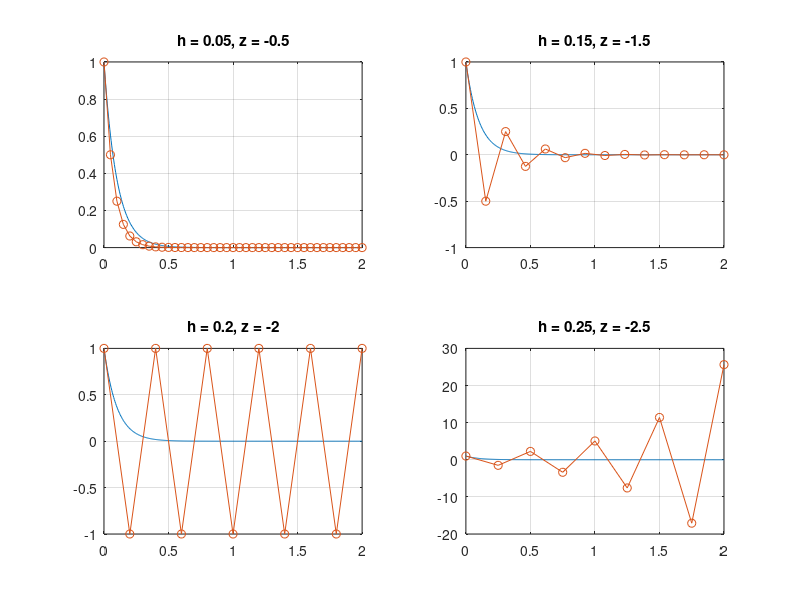

This figure's MATLAB source:
% Lecture 4, Example 2 - Absolute stability of explicit Euler (and RK4)
% Test equation: dy/dt = lam*y, lam = -10, y(0) = 1, t in [0, 2]
% Euler stable for h < 2/|lam| = 0.2; RK4 for h < 2.785/|lam| = 0.2785
clear; clc;
lam = -10; y0 = 1; tf = 2;
hs = [0.05 0.15 0.2 0.25];

disp('    h    z = h*lam   R_Euler   |y_N| Euler    R_RK4     |y_N| RK4');
figure;
for i = 1:numel(hs)
    h = hs(i); N = round(tf/h); z = h*lam;
    RE = 1 + z;                              % Euler: y_(n+1) = (1+z) y_n
    RR = 1 + z + z^2/2 + z^3/6 + z^4/24;         % RK4 stability function
    yE = y0*RE.^(0:N);                           % Euler solution at t_n
    yR = y0*RR.^(0:N);                           % RK4 solution at t_n
    fprintf('%5.2f %9.2f %10.3f %12.3e %10.4f %12.3e\n', h, z, RE, ...
            abs(yE(end)), RR, abs(yR(end)));
    subplot(2, 2, i)
    t = linspace(0, tf, N + 1); tt = linspace(0, tf, 400);
    plot(tt, exp(lam*tt), '-', t, yE, 'o-'); grid on
    title(sprintf('h = %g, z = %g', h, z));
end
